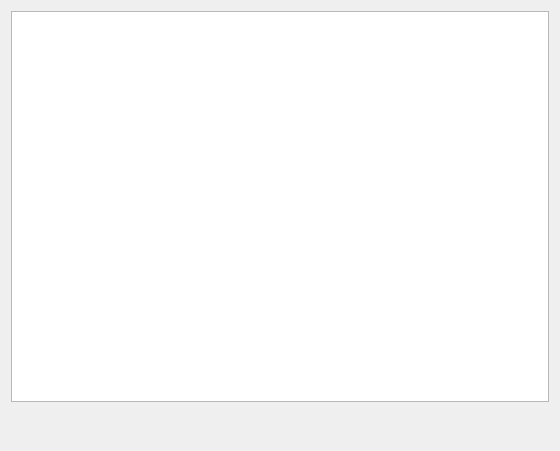
<?xml version="1.0" encoding="UTF-8"?>
<ui version="4.0">
 <class>LogWindow</class>
 <widget class="QWidget" name="LogWindow">
  <property name="geometry">
   <rect>
    <x>0</x>
    <y>0</y>
    <width>560</width>
    <height>451</height>
   </rect>
  </property>
  <property name="windowTitle">
   <string>Form</string>
  </property>
  <layout class="QVBoxLayout" name="verticalLayout_2">
   <item>
    <layout class="QVBoxLayout" name="verticalLayout">
     <item>
      <widget class="LogViewer" name="logViewer">
       <property name="acceptDrops">
        <bool>false</bool>
       </property>
       <property name="readOnly">
        <bool>true</bool>
       </property>
      </widget>
     </item>
     <item>
      <widget class="LogStatusBar" name="logStatusBar" native="true">
       <property name="minimumSize">
        <size>
         <width>0</width>
         <height>32</height>
        </size>
       </property>
      </widget>
     </item>
    </layout>
   </item>
  </layout>
 </widget>
 <customwidgets>
  <customwidget>
   <class>LogViewer</class>
   <extends>QPlainTextEdit</extends>
   <header>logviewer/logviewer.h</header>
  </customwidget>
  <customwidget>
   <class>LogStatusBar</class>
   <extends>QWidget</extends>
   <header>logviewer/logstatusbar.h</header>
   <container>1</container>
  </customwidget>
 </customwidgets>
 <resources/>
 <connections/>
</ui>
